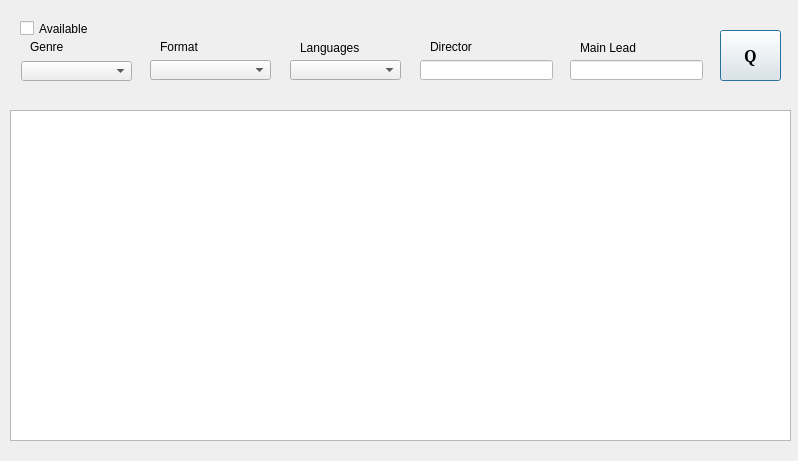
<?xml version="1.0" encoding="UTF-8"?>
<ui version="4.0">
 <class>Dialog</class>
 <widget class="QDialog" name="Dialog">
  <property name="geometry">
   <rect>
    <x>0</x>
    <y>0</y>
    <width>798</width>
    <height>461</height>
   </rect>
  </property>
  <property name="windowTitle">
   <string>Dialog</string>
  </property>
  <widget class="QTableView" name="tableView">
   <property name="geometry">
    <rect>
     <x>10</x>
     <y>110</y>
     <width>781</width>
     <height>331</height>
    </rect>
   </property>
  </widget>
  <widget class="QComboBox" name="cb_genre">
   <property name="geometry">
    <rect>
     <x>21</x>
     <y>61</y>
     <width>111</width>
     <height>20</height>
    </rect>
   </property>
  </widget>
  <widget class="QComboBox" name="cb_format">
   <property name="geometry">
    <rect>
     <x>150</x>
     <y>60</y>
     <width>121</width>
     <height>20</height>
    </rect>
   </property>
  </widget>
  <widget class="QComboBox" name="cb_lang">
   <property name="geometry">
    <rect>
     <x>290</x>
     <y>60</y>
     <width>111</width>
     <height>20</height>
    </rect>
   </property>
  </widget>
  <widget class="QLineEdit" name="lne_dir">
   <property name="geometry">
    <rect>
     <x>420</x>
     <y>60</y>
     <width>133</width>
     <height>20</height>
    </rect>
   </property>
   <property name="styleSheet">
    <string notr="true">background-color: rgb(255, 255, 255);</string>
   </property>
   <property name="text">
    <string/>
   </property>
  </widget>
  <widget class="QLineEdit" name="lne_main">
   <property name="geometry">
    <rect>
     <x>570</x>
     <y>60</y>
     <width>133</width>
     <height>20</height>
    </rect>
   </property>
   <property name="styleSheet">
    <string notr="true">background-color: rgb(255, 255, 255);</string>
   </property>
   <property name="text">
    <string/>
   </property>
  </widget>
  <widget class="QLabel" name="label">
   <property name="geometry">
    <rect>
     <x>30</x>
     <y>40</y>
     <width>46</width>
     <height>13</height>
    </rect>
   </property>
   <property name="text">
    <string>Genre</string>
   </property>
  </widget>
  <widget class="QLabel" name="label_2">
   <property name="geometry">
    <rect>
     <x>160</x>
     <y>40</y>
     <width>46</width>
     <height>13</height>
    </rect>
   </property>
   <property name="text">
    <string>Format</string>
   </property>
  </widget>
  <widget class="QLabel" name="label_3">
   <property name="geometry">
    <rect>
     <x>300</x>
     <y>40</y>
     <width>91</width>
     <height>16</height>
    </rect>
   </property>
   <property name="text">
    <string>Languages</string>
   </property>
  </widget>
  <widget class="QLabel" name="label_4">
   <property name="geometry">
    <rect>
     <x>430</x>
     <y>40</y>
     <width>46</width>
     <height>13</height>
    </rect>
   </property>
   <property name="text">
    <string>Director</string>
   </property>
  </widget>
  <widget class="QLabel" name="label_5">
   <property name="geometry">
    <rect>
     <x>580</x>
     <y>40</y>
     <width>91</width>
     <height>16</height>
    </rect>
   </property>
   <property name="text">
    <string>Main Lead</string>
   </property>
  </widget>
  <widget class="QPushButton" name="pb_q">
   <property name="geometry">
    <rect>
     <x>720</x>
     <y>30</y>
     <width>61</width>
     <height>51</height>
    </rect>
   </property>
   <property name="font">
    <font>
     <family>MS Serif</family>
     <pointsize>12</pointsize>
     <weight>75</weight>
     <italic>false</italic>
     <bold>true</bold>
     <underline>false</underline>
     <strikeout>false</strikeout>
    </font>
   </property>
   <property name="text">
    <string>Q</string>
   </property>
  </widget>
  <widget class="QCheckBox" name="cxb">
   <property name="geometry">
    <rect>
     <x>20</x>
     <y>20</y>
     <width>291</width>
     <height>17</height>
    </rect>
   </property>
   <property name="text">
    <string>Available</string>
   </property>
  </widget>
 </widget>
 <resources/>
 <connections/>
</ui>
